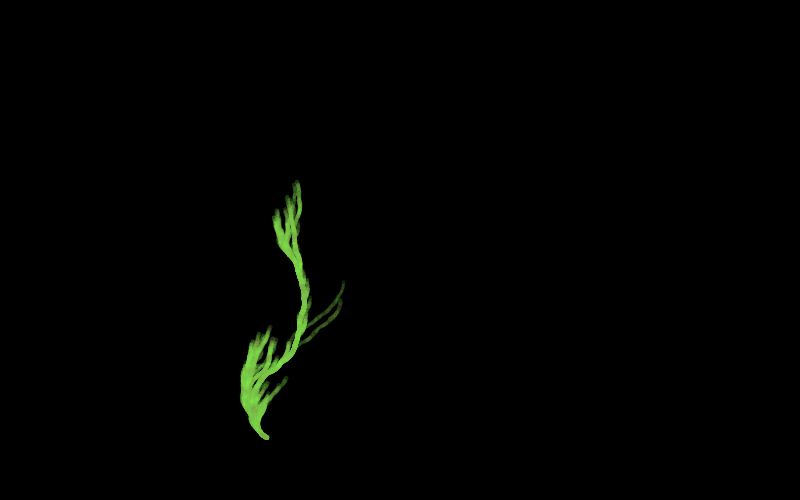
Frame 1 (no input)
Frame 60 (no input): identical to frame 1, image omitted
Frame 120 (the mouse pressed at the canvas centre since frame 60): identical to frame 1, image omitted

The p5.js sketch that drew this single still picture (run headless with seeded random() and noise() and a simulated clock; from frame 60 on, the mouse is pressed at the canvas centre):

// p5.js sketch
// ── sketch.js
let n;
let steps = 0;
let totalSequences = 500;
let len = Math.PI;
let rotationAngle1 = Math.PI / 15;
let rotationAngle2 = Math.PI / 22.5;
let sequenceSlider;

function setup() {
  createCanvas(800, 500);
  background(0);

  // Create the slider
  sequenceSlider = createSlider(50, 1000, totalSequences, 50);
  sequenceSlider.style('width', '200px');
  sequenceSlider.input(onSliderChange); // Call onSliderChange when slider value changes

  translate((width * 1) / 3, (height * 7) / 8);
  drawSequence();
}

function drawSequence() {
  background(0); // Clear canvas on each redraw

  let sequence = [];
  for (let i = 1; i < totalSequences; i++) {
    sequence = [];
    n = i;

    do {
      sequence.push(n);
      n = collatz(n);
      steps++;
    } while (n != 1);
    sequence.push(n);
    sequence.reverse();

    resetMatrix();
    translate((width * 1) / 3, (height * 7) / 8);

    rotate(-PI / 2.5);
    for (let j = 1; j < sequence.length; j++) {
      let value = sequence[j];
      if (value % 2 == 0) {
        rotate(rotationAngle1);
      } else {
        rotate(-rotationAngle2);
      }
      strokeWeight(random(3, 5));
      stroke(125, random(150, 255), 75, random(30, 90));
      line(0, 0, 0, -len);
      translate(0, -len);
    }
  }
}

function collatz(n) {
  if (n % 2 == 0) {
    return n / 2;
  } else {
    return (n * 3 + 1) / 2;
  }
}

function onSliderChange() {
  totalSequences = sequenceSlider.value(); // Update totalSequences based on slider value
  drawSequence(); // Redraw with the updated totalSequences
}

function draw() {}
